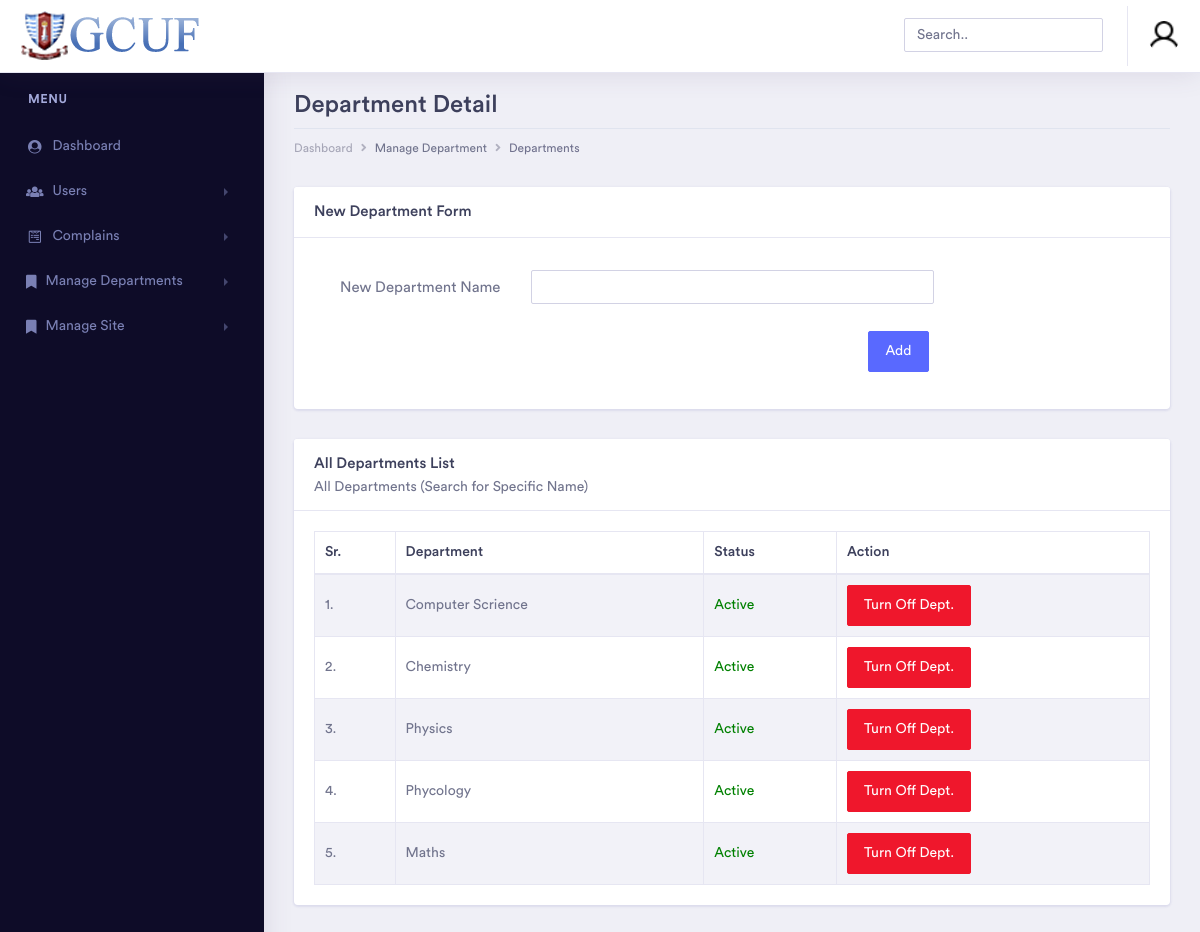
Page /admin/department_detail.php (signed in) on the committed database.
### tables this page shows
CREATE TABLE `departments` (
  `department_id` smallint(3) NOT NULL,
  `department` varchar(50) NOT NULL,
  `dept_status` tinyint(1) NOT NULL DEFAULT 1
);

### admin/department_detail.php (the view, shortened to what this page needs)
<?php
if ($_SESSION['USERTYPE'] == 2 || $_SESSION['USERTYPE'] == 3) {
    ?>
    <!doctype html>
    <html lang="en">
        <head>
            <link rel="stylesheet" href="assets/vendor/bootstrap/css/bootstrap.min.css">
            <link href="assets/vendor/fonts/circular-std/style.css" rel="stylesheet">
            <link rel="stylesheet" href="assets/libs/css/style.css">
            <link rel="stylesheet" href="assets/vendor/fonts/fontawesome/css/fontawesome-all.css">
            <link rel="stylesheet" href="../css/toastr.min.css">
        </head>
        <body>
            <div class="dashboard-main-wrapper">
                <?php
                include 'components/head.php';
                include 'components/leftsidebar.php';
                ?>
                <div class="dashboard-wrapper">
                    <div class="container-fluid  dashboard-content">
                        <div class="row">
                            <div class="col-xl-12 col-lg-12 col-md-12 col-sm-12 col-12">
                                <div class="page-header">
                                    <h2 class="pageheader-title">Department Detail</h2>
                                    <div class="page-breadcrumb">
                                        <nav aria-label="breadcrumb">
                                            <ol class="breadcrumb">
                                                <li class="breadcrumb-item"><a href="dashboard.php" class="breadcrumb-link">Dashboard</a></li>
                                                <li class="breadcrumb-item"><a  class="breadcrumb-link">Manage Department</a></li>
                                                <li class="breadcrumb-item active" aria-current="page">Departments</li>
                                            </ol>
                                        </nav>
                                    </div>
                                </div>
                            </div>
                        </div>
                        <div class="row">
                            <div class="col-xl-12 col-lg-12 col-md-12 col-sm-12 col-12">
                                <div class="card">
                                    <h5 class="card-header">New Department Form</h5>
                                    <div class="card-body">
                                        <form id="validationform" method="post">
                                            <div class="form-group row">
                                                <label class="col-12 col-sm-3 col-form-label text-sm-right" >New Department Name</label>
                                                <div class="col-12 col-sm-8 col-lg-6">
                                                    <input type="text" class="form-control" required="" name="dept" id="dept" >
                                                </div>
                                            </div>
                                            <div class="form-group row text-right">
                                                <div class="col col-sm-10 col-lg-9 offset-sm-1 offset-lg-0">
                                                    <button type="submit" name="sub_btn"  class="btn btn-space btn-primary">Add</button>
                                                </div>
                                            </div>
                                        </form>
                                    </div>
                                </div>
                            </div>
                        </div>
                        <div class="row">
                            <div class="col-xl-12 col-lg-12 col-md-12 col-sm-12 col-12">
                                <div class="card">
                                    <div class="card-header">
                                        <h5 class="mb-0">All Departments List</h5>
                                        <p>All Departments (Search for Specific Name)</p>
                                    </div>
                                    <div class="card-body">
                                        <div class="table-responsive">
                                            <table id="example" class="table table-striped table-bordered second" style="width:100%">
                                                <thead>
                                                    <tr>
                                                        <th>Sr.</th>
                                                        <th>Department</th>
                                                        <th>Status</th>
                                                        <th>Action</th>
                                                    </tr>
                                                </thead>
                                                <tbody>
                                                    <?php
                                                    $query = 'SELECT * FROM `departments` ';
                                                    $result = mysqli_query($con, $query);
                                                    if (mysqli_num_rows($result) > 0) {
                                                        $sr = 1;
                                                        while ($row = mysqli_fetch_array($result)) {
                                                            ?>
                                                            <tr>
                                                                <td><?= $sr . "." ?></td>
                                                                <td><?= $row['department'] ?></td>
                                                                <td>
                                                                    <?php
                                                                    if ($row['dept_status'] == 1) {
                                                                        echo '<span style="color: green">Active</span>';
                                                                    } else {
                                                                        echo '<span style="color: red">Dead</span>';
                                                                    }
                                                                    ?>
                                                                </td>
                                                                <td>
                                                                    <?php
                                                                    if ($row['dept_status'] == 1) {
                                                                        echo '<input type="button" value="Turn Off Dept." onclick="return turn_off(' . $row['department_id'] . ')" class="btn btn-danger"/>';
                                                                    } else {
                                                                        echo '<input type="button" value="Turn On Dept." onclick="return turn_on(' . $row['department_id'] . ')" class="btn btn-info"/>';
                                                                    }
                                                                    ?>
                                                                </td>
                                                            </tr>
                                                            <?php
                                                            $sr++;
                                                        }
                                                    } else {
                                                        ?>
                                                        <tr>
                                                            <td colspan="4"><center>No Record Found</center></td>
                                                    </tr>
                                                    <?php
                                                }
                                                ?>
                                                </tbody>
                                            </table>
                                        </div>
                                    </div>
                                </div>
                            </div>
                        </div>
                    </div>
                </div>
            </div>
        </body>
    </html>
    <?php
}
?>

### rows in the picture
departments: department "Computer Scrience", dept_status "Active"
departments: department "Chemistry", dept_status "Active"
departments: department "Physics", dept_status "Active"
departments: department "Phycology", dept_status "Active"
departments: department "Maths", dept_status "Active"
